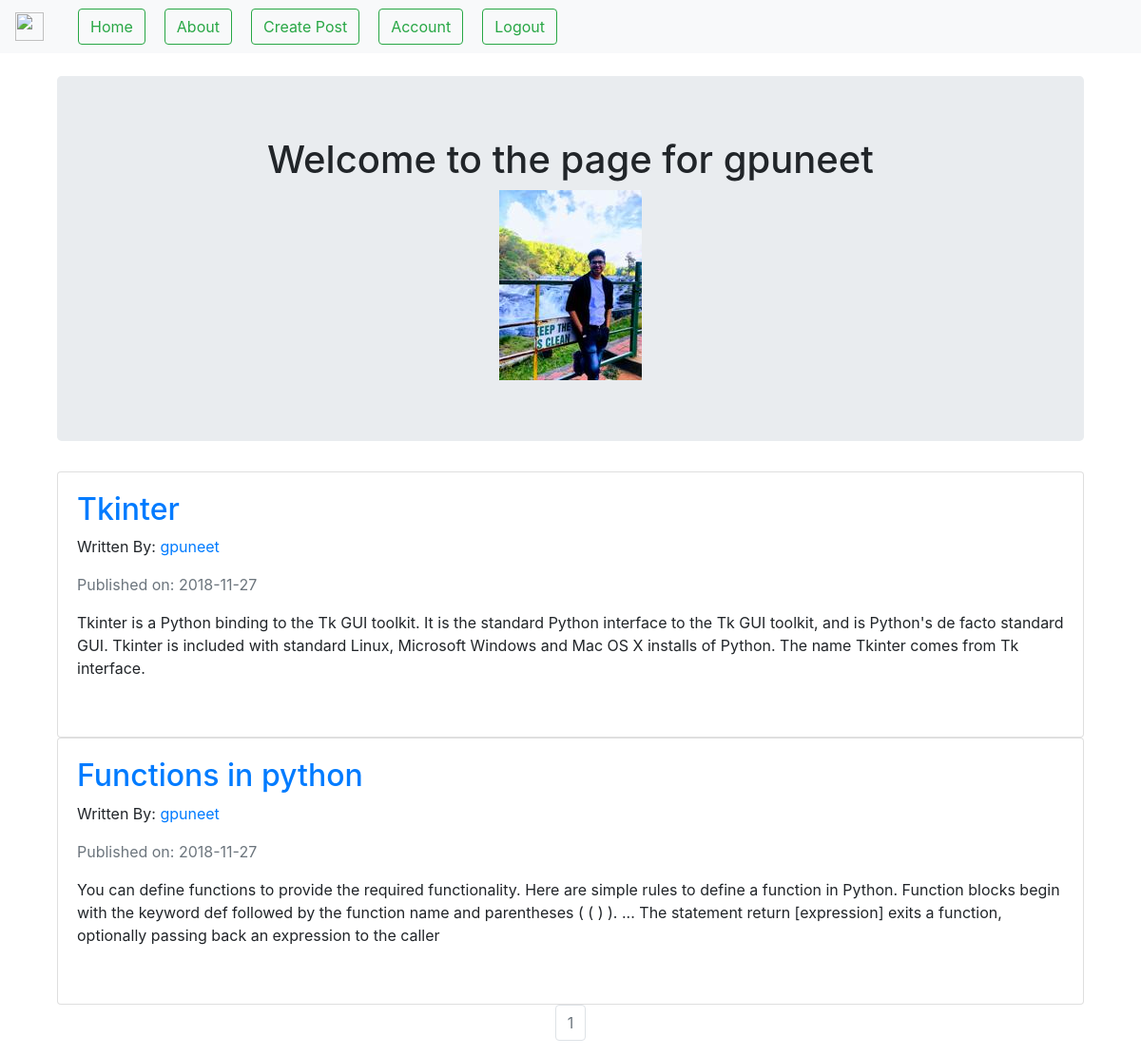
The app's page /gpuneet (signed in) with its own data.
### blogproject/models.py (models this page shows, shortened)
class User(db.Model,UserMixin):
    __tablename__='users'
    id=db.Column(db.Integer,primary_key=True)
    profile_image=db.Column(db.String(64),nullable=False,default='default_profile.png')
    email=db.Column(db.String(64),unique=True,index=True)
    username=db.Column(db.String(64),unique=True,index=True)
    password_hash=db.Column(db.String(128))
    posts=db.relationship('blogpost',backref='author',lazy=True)

class blogpost(db.Model):
    users=db.relationship(User)
    id=db.Column(db.Integer,primary_key=True)
    user_id=db.Column(db.Integer,db.ForeignKey('users.id'),nullable=False)
    date=db.Column(db.DateTime,nullable=False,default=datetime.utcnow)
    title=db.Column(db.String(140),nullable=False)
    text=db.Column(db.Text,nullable=False)

### blogproject/users/views.py (the view)
@users.route("/<username>")
def user_posts(username):
    page=request.args.get('page',1,type=int)
    user=User.query.filter_by(username=username).first_or_404()
    blog_posts=blogpost.query.filter_by(author=user).order_by(blogpost.date.desc()).paginate(page=page,per_page=5)
    return render_template('user_blog_posts.html',blog_posts=blog_posts,user=user)

### blogproject/models.py (called while the page is built)
@login_manager.user_loader
def load_user(user_id):
    return User.query.get(user_id)#check for u or U

### blogproject/templates/user_blog_posts.html
{% extends "base.html" %}
{% block content %}
<div class="container">
  <div class="jumbotron">
    <div align='center'>
      <h1>Welcome to the page for {{user.username}}</h1>
      <img src="{{url_for('static',filename='profile_pics/'+user.profile_image)}}" >
    </div>
  </div>
{% for post in blog_posts.items  %}
<div class="card" >
  <div class="card-body">
  <h2> <a class="card-title" href="{{url_for('blog_posts.blog_post',blog_post_id=post.id)}}">{{post.title}}</a> </h2>
<p>  Written By: <a href="{{url_for('users.user_posts',username=post.author.username)}}">{{post.author.username}}</a></p>
  <p class='text-muted'>Published on: {{post.date.strftime("%Y-%m-%d")}}</p>
   <p class="card-text">{{post.text}}</p>
   <br>
 </div>
 </div>
{% endfor %}
</div>
<nav aria-label='Page Navigation example'>
  <ul class="pagination justify-content-center">
    {% for page_num in blog_posts.iter_pages(left_edge=1,right_edge=1,left_current=1,right_current=2)  %}
      {% if blog_posts.page == page_num %}
      <li class='page-item disabled'>
        <a class="page-link" href="{{url_for('users.user_posts',username=user.username,page=page_num)}}">{{ page_num}}</a>
      </li>
      {% else %}
      <li class='page-item'>
        <a class="page-link" href="{{url_for('users.user_posts',username=user.username,page=page_num)}}">{{ page_num}}</a>
      </li>
      {% endif %}
    {% endfor %}
  </ul>
</nav>
{% endblock %}

### blogproject/templates/base.html (shortened to what this page needs)
<!DOCTYPE html>
<html lang="en" dir="ltr">
  <head>
    <link rel="stylesheet" href="https://stackpath.bootstrapcdn.com/bootstrap/4.1.3/css/bootstrap.min.css">
  </head>
  <body>
    <nav class="navbar navbar-expand-lg navbar-light bg-light">
  <a class="navbar-brand" href="#"><img src="https://upload.wikimedia.org/wikipedia/commons/thumb/c/c3/Python-logo-notext.svg/2000px-Python-logo-notext.svg.png" width="30" height="30" class="d-inline-block align-top" alt="">
    </a>
      <div class="collapse navbar-collapse" id="navbarNavAltMarkup">
        <div class="navbar-nav">
        <a class="btn btn-outline-success" style="margin-left:20px" href="{{url_for('core.index')}}">Home</a>
        <a class="btn btn-outline-success" style="margin-left:20px" href="{{url_for('core.info')}}">About</a>
      {% if current_user.is_authenticated %}
      <a class="btn btn-outline-success" style="margin-left:20px" href="{{url_for('blog_posts.create_post')}}">Create Post</a>
        <a class="btn btn-outline-success" style="margin-left:20px" href="{{url_for('users.account')}}">Account</a>
              <a class="btn btn-outline-success" style="margin-left:20px" href="{{url_for('users.logout')}}">Logout</a>
       {% else %}
        <a class="btn btn-outline-success" style="margin-left:20px" href="{{url_for('users.login')}}">LogIn</a>
        <a class="btn btn-outline-success" style="margin-left:20px" href="{{url_for('users.register')}}">Register</a>
      {% endif %}
  </div>
  </div>
    </nav>
    <br>
    <div class="container">
      {% block content %}
      {% endblock %}
    </div>
  </body>
</html>

### blogproject/templates/base.html (style rules this page uses)
html { height: 100% margin:0; }
body { background-image: url("https://blog.visme.co/wp-content/uploads/2017/07/50-Beautiful-and-Minimalist-Presentation-Backgrounds-040.jpg"); height:100% margin:0; background-repeat: no-repeat; background-size: cover; }

### records on screen
User: username "gpuneet", profile_image (picture)
blogpost: title "Tkinter", author.username "gpuneet", date "2018-11-27", text "Tkinter is a Python binding to the Tk GUI toolkit. It is the standard Python interface to the Tk GUI toolkit, and is Python's de facto standard GUI. Tkinter is included with standard Linux, Microsoft Windows and Mac OS X installs of Python. The name Tkinter comes from Tk interface."
blogpost: title "Functions in python", author.username "gpuneet", date "2018-11-27", text "You can define functions to provide the required functionality. Here are simple rules to define a function in Python. Function blocks begin with the keyword def followed by the function name and parentheses ( ( ) ). ... The statement return [expression] exits a function, optionally passing back an expression to the caller"

### other values on screen
{{ page_num }} "1"
